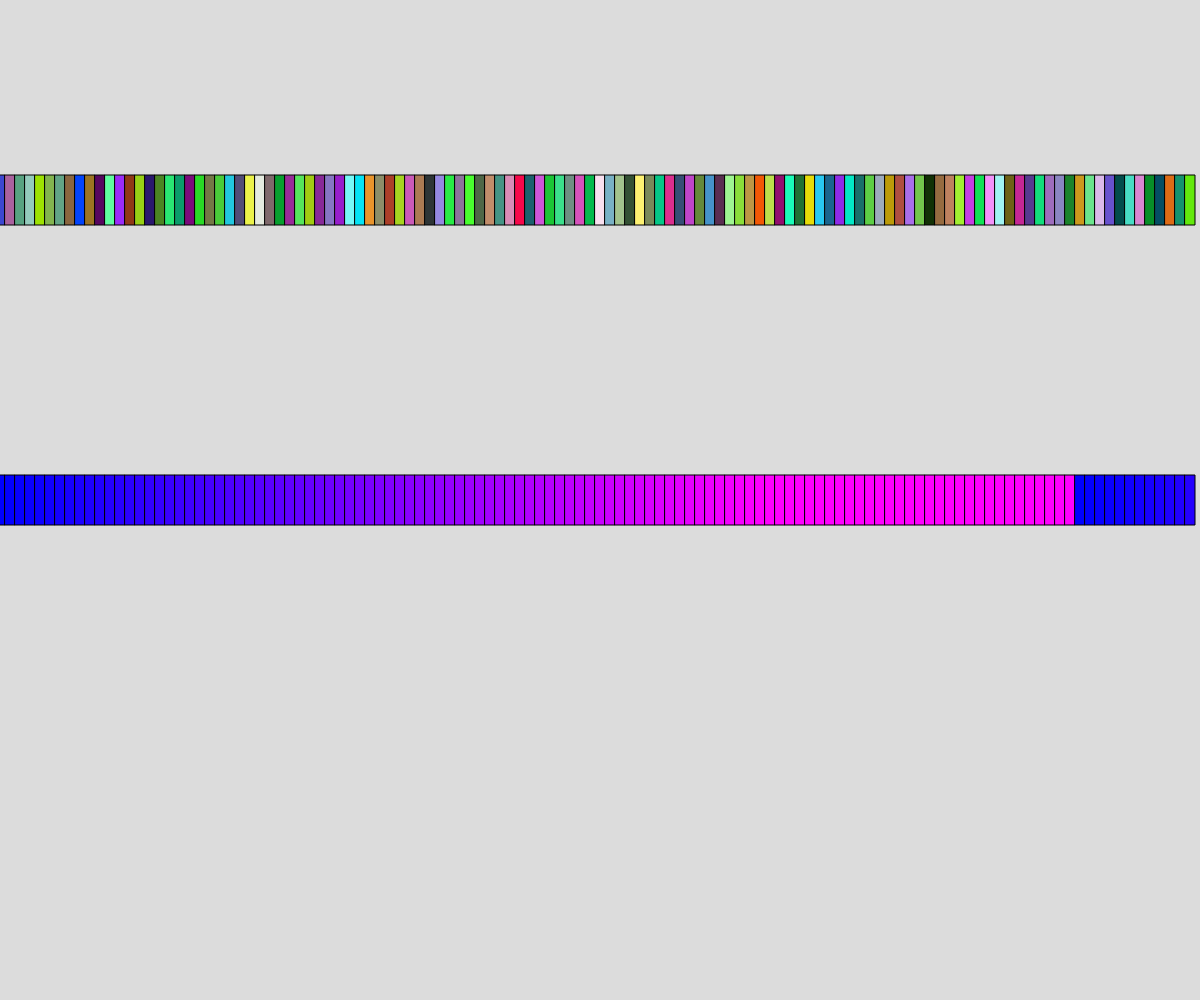
Frame 1 (no input)
Frame 60 (no input): identical to frame 1, image omitted
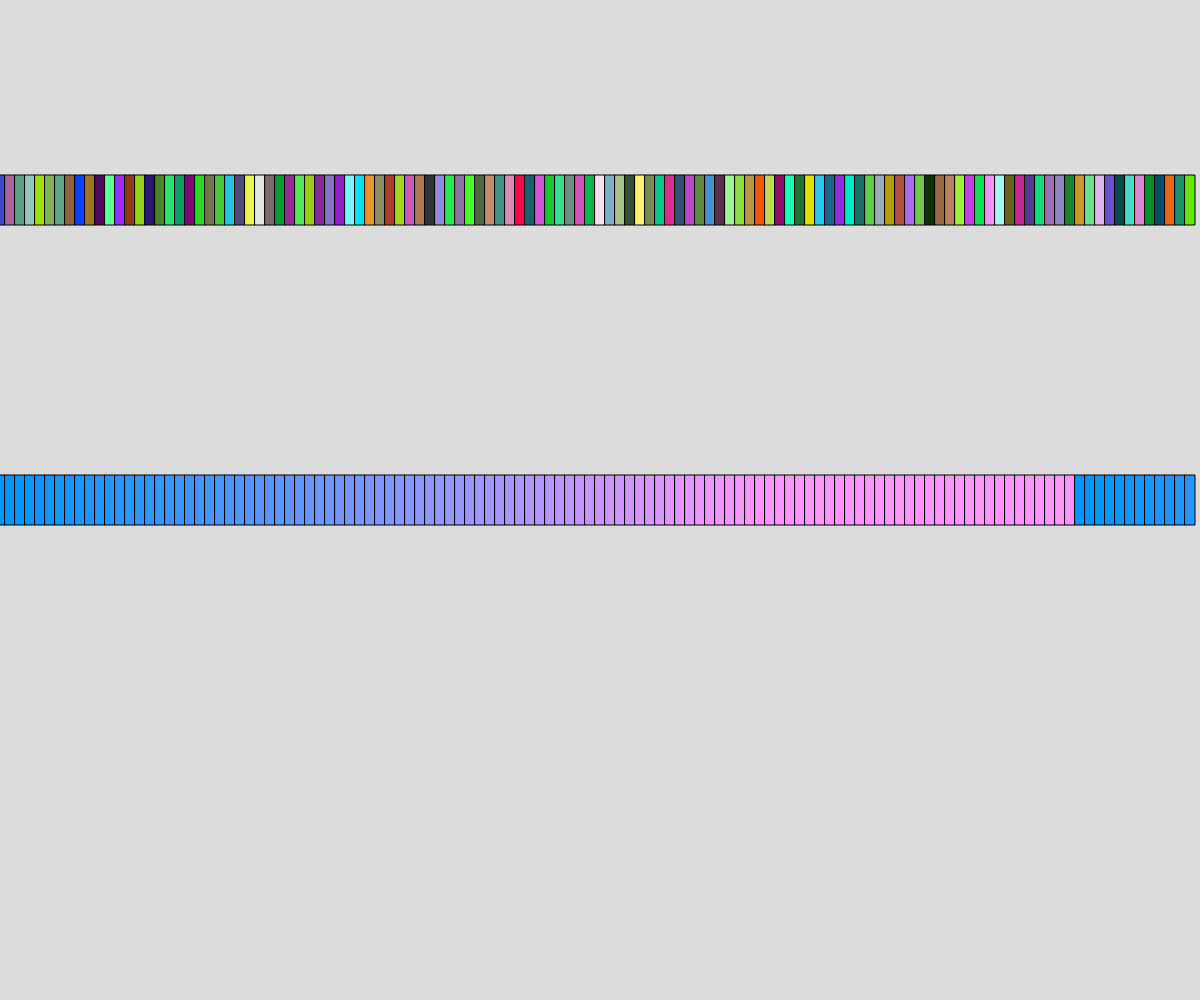
Frame 120 (the mouse pressed at the canvas centre since frame 60)

The p5.js sketch that drew these frames (run headless with seeded random() and noise() and a simulated clock; from frame 60 on, the mouse is pressed at the canvas centre):

// p5.js sketch
// ── sketch.js
// generative art demo
const REC_WIDTH = 10;
const REC_HEIGHT = 50;

function setup() {
  createCanvas(windowWidth, windowHeight);
  rectMode(CENTER);
}

function drawRowRGB(yPos) {
  colorMode(RGB, 255);
  for (let x = 0; x < width; x += REC_WIDTH) {
    fill(random(255), random(255), random(255));
    rect(x, yPos, REC_WIDTH, REC_HEIGHT);
  }
}

function drawRowHSB(yPos){
  colorMode(RGB, 255);
  for (let x = 0; x < width; x += REC_WIDTH) {
    fill(x/3%360,map(mouseY,0,height,0,300),300);
    rect(x, yPos, REC_WIDTH, REC_HEIGHT);
  }
}

function border() {
  strokeWeight(15);
  rect(width / 2, height / 2, width, height);
  strokeWeight(2);
}

function draw() {
  background(220);
  randomSeed(0);
  drawRowRGB(height * 0.2);
  drawRowHSB(height/2);
}
// ── Diagonal lines.js
// generative art demo
let gridSize = 20;
let seed; 

function setup() {
  createCanvas(windowWidth, windowHeight);
  seed = random(1,1000);
}
function diagonal(x, y, s, dir) {
  //dir → is acending, 1 or anything else → is decending
  if (dir == 0) { //acending
    line(x - s / 2, y + s / 2, x + s / 2, y - s / 2);
  }
  else if (dir === 1) {
    line(x - s / 2, y - s / 2, x + s / 2, y + s / 2);
  }
}

function border() {
  strokeWeight(15);
  rect(0, 0, width, height);
  strokeWeight(2);
}

function createTiles() {
  for (let x = gridSize / 2; x < width; x += gridSize) {
    for (let y = gridSize / 2; y < height; y += gridSize) {
      diagonal(x, y, gridSize, int(random(2)));
    }
  }
}

function draw() {
  gridSize = map(mouseX,0,width,5,60);
  randomSeed(seed);
  background(220);
  border();
  createTiles();

}
// ── cubic diarray.js
// generative art demo
let gridSpacing = 20;
const PADDING = 50;
function setup() {
  createCanvas(windowWidth, windowHeight);
  rectMode(CENTER);
  noFill();

}

function border() {
  strokeWeight(15);
  rect(width/2,height/2, width, height);
  strokeWeight(2);
}

function drawGrid(){
  for(let x = gridSpacing/2+PADDING;x< width-PADDING;x+= gridSpacing){
    for(let y = gridSpacing/2+PADDING;y< height-PADDING;y+= gridSpacing){
      let amplitude = map(y,gridSpacing/2+PADDING,height-PADDING,0,45);
      push();
      translate(x, y);
      translate(0,random(-amplitude/5,amplitude/2),0);
      rotate(radians(random(-amplitude,amplitude)));
      translate(random(-amplitude/5,amplitude/5),0);

      rect(0,0,gridSpacing,gridSpacing);
      pop();
    }
  }
}

function draw() {
  background(220);
  randomSeed(10);
  border();
  drawGrid();
}
